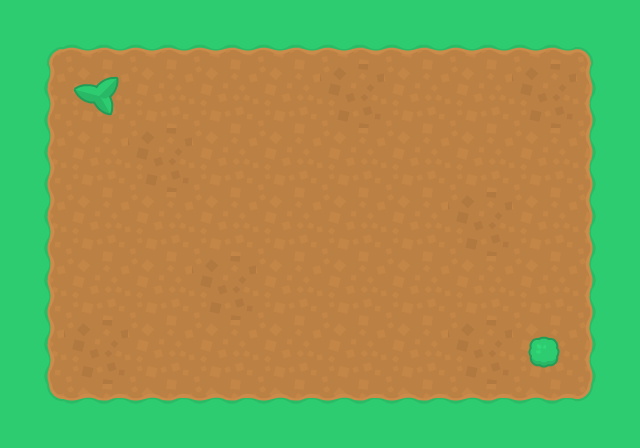

A level layout from a 2D game, rendered from its tile map. Below: a short description, then the map file with tile-grid data replaced by summaries:
An orthogonal 10x7 tile map with 64x64 px tiles, 2 tile layers (Base, Detail).

<map version="1.0" orientation="orthogonal" renderorder="right-down" width="10" height="7" tilewidth="64" tileheight="64" nextobjectid="1">
 <tileset firstgid="1" name="towerDefense_tilesheet" tilewidth="64" tileheight="64" tilecount="299" columns="23">
  <image source="../assets/towerDefense_tilesheet.png" width="1472" height="832" />
 </tileset>
 <layer name="Base" width="10" height="7">
  <data>[70 cells, 70 non-empty, 10 distinct tile ids]</data>
 </layer>
 <layer name="Detail" width="10" height="7">
  <data>[70 cells, 2 non-empty, 2 distinct tile ids]</data>
 </layer>
</map>
